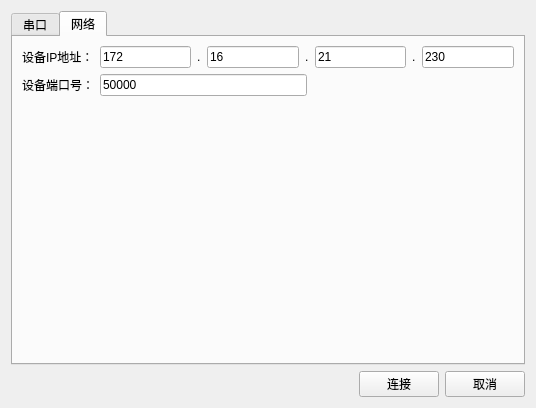
<?xml version="1.0" encoding="UTF-8"?>
<ui version="4.0">
 <class>Connection</class>
 <widget class="QDialog" name="Connection">
  <property name="geometry">
   <rect>
    <x>0</x>
    <y>0</y>
    <width>536</width>
    <height>408</height>
   </rect>
  </property>
  <property name="windowTitle">
   <string>Dialog</string>
  </property>
  <layout class="QVBoxLayout" name="verticalLayout_2">
   <item>
    <layout class="QVBoxLayout" name="verticalLayout">
     <item>
      <widget class="QTabWidget" name="tabWidget">
       <property name="autoFillBackground">
        <bool>true</bool>
       </property>
       <property name="currentIndex">
        <number>1</number>
       </property>
       <widget class="QWidget" name="tab">
        <attribute name="title">
         <string>串口</string>
        </attribute>
        <layout class="QVBoxLayout" name="verticalLayout_3">
         <item>
          <layout class="QHBoxLayout" name="horizontalLayout_2">
           <item>
            <widget class="QLabel" name="label">
             <property name="text">
              <string>串口号：</string>
             </property>
            </widget>
           </item>
           <item>
            <widget class="QComboBox" name="comboBox"/>
           </item>
           <item>
            <widget class="QPushButton" name="pushButton_3">
             <property name="text">
              <string>刷新串口号</string>
             </property>
            </widget>
           </item>
           <item>
            <spacer name="horizontalSpacer_2">
             <property name="orientation">
              <enum>Qt::Horizontal</enum>
             </property>
             <property name="sizeHint" stdset="0">
              <size>
               <width>40</width>
               <height>20</height>
              </size>
             </property>
            </spacer>
           </item>
          </layout>
         </item>
         <item>
          <layout class="QHBoxLayout" name="horizontalLayout_3">
           <item>
            <widget class="QLabel" name="label_2">
             <property name="text">
              <string>波特率：</string>
             </property>
            </widget>
           </item>
           <item>
            <widget class="QComboBox" name="comboBox_2">
             <item>
              <property name="text">
               <string>115200</string>
              </property>
             </item>
             <item>
              <property name="text">
               <string>9600</string>
              </property>
             </item>
            </widget>
           </item>
           <item>
            <spacer name="horizontalSpacer_3">
             <property name="orientation">
              <enum>Qt::Horizontal</enum>
             </property>
             <property name="sizeHint" stdset="0">
              <size>
               <width>40</width>
               <height>20</height>
              </size>
             </property>
            </spacer>
           </item>
          </layout>
         </item>
         <item>
          <spacer name="verticalSpacer">
           <property name="orientation">
            <enum>Qt::Vertical</enum>
           </property>
           <property name="sizeHint" stdset="0">
            <size>
             <width>20</width>
             <height>40</height>
            </size>
           </property>
          </spacer>
         </item>
        </layout>
       </widget>
       <widget class="QWidget" name="tab_2">
        <attribute name="title">
         <string>网络</string>
        </attribute>
        <layout class="QVBoxLayout" name="verticalLayout_4">
         <item>
          <layout class="QHBoxLayout" name="horizontalLayout_4">
           <item>
            <widget class="QLabel" name="label_3">
             <property name="text">
              <string>&lt;html&gt;&lt;head/&gt;&lt;body&gt;&lt;p&gt;设备IP地址：&lt;/p&gt;&lt;/body&gt;&lt;/html&gt;</string>
             </property>
            </widget>
           </item>
           <item>
            <layout class="QHBoxLayout" name="horizontalLayout_5">
             <item>
              <widget class="QLineEdit" name="ipLE1">
               <property name="text">
                <string>172</string>
               </property>
              </widget>
             </item>
             <item>
              <widget class="QLabel" name="label_5">
               <property name="text">
                <string>.</string>
               </property>
              </widget>
             </item>
             <item>
              <widget class="QLineEdit" name="ipLE2">
               <property name="text">
                <string>16</string>
               </property>
              </widget>
             </item>
             <item>
              <widget class="QLabel" name="label_6">
               <property name="text">
                <string>.</string>
               </property>
              </widget>
             </item>
             <item>
              <widget class="QLineEdit" name="ipLE3">
               <property name="text">
                <string>21</string>
               </property>
              </widget>
             </item>
             <item>
              <widget class="QLabel" name="label_7">
               <property name="text">
                <string>.</string>
               </property>
              </widget>
             </item>
             <item>
              <widget class="QLineEdit" name="ipLE4">
               <property name="text">
                <string>230</string>
               </property>
              </widget>
             </item>
            </layout>
           </item>
          </layout>
         </item>
         <item>
          <layout class="QHBoxLayout" name="horizontalLayout_6">
           <item>
            <widget class="QLabel" name="label_4">
             <property name="text">
              <string>设备端口号：</string>
             </property>
            </widget>
           </item>
           <item>
            <widget class="QLineEdit" name="PortLE">
             <property name="text">
              <string>50000</string>
             </property>
            </widget>
           </item>
           <item>
            <spacer name="horizontalSpacer_4">
             <property name="orientation">
              <enum>Qt::Horizontal</enum>
             </property>
             <property name="sizeHint" stdset="0">
              <size>
               <width>40</width>
               <height>20</height>
              </size>
             </property>
            </spacer>
           </item>
          </layout>
         </item>
         <item>
          <spacer name="verticalSpacer_2">
           <property name="orientation">
            <enum>Qt::Vertical</enum>
           </property>
           <property name="sizeHint" stdset="0">
            <size>
             <width>20</width>
             <height>40</height>
            </size>
           </property>
          </spacer>
         </item>
        </layout>
       </widget>
      </widget>
     </item>
     <item>
      <layout class="QHBoxLayout" name="horizontalLayout">
       <item>
        <spacer name="horizontalSpacer">
         <property name="orientation">
          <enum>Qt::Horizontal</enum>
         </property>
         <property name="sizeHint" stdset="0">
          <size>
           <width>40</width>
           <height>20</height>
          </size>
         </property>
        </spacer>
       </item>
       <item>
        <widget class="QPushButton" name="ConectBt">
         <property name="text">
          <string>连接</string>
         </property>
        </widget>
       </item>
       <item>
        <widget class="QPushButton" name="CancelBt">
         <property name="text">
          <string>取消</string>
         </property>
        </widget>
       </item>
      </layout>
     </item>
    </layout>
   </item>
  </layout>
 </widget>
 <resources/>
 <connections>
  <connection>
   <sender>CancelBt</sender>
   <signal>clicked()</signal>
   <receiver>Connection</receiver>
   <slot>close()</slot>
   <hints>
    <hint type="sourcelabel">
     <x>524</x>
     <y>396</y>
    </hint>
    <hint type="destinationlabel">
     <x>559</x>
     <y>497</y>
    </hint>
   </hints>
  </connection>
  <connection>
   <sender>label</sender>
   <signal>linkActivated(QString)</signal>
   <receiver>comboBox</receiver>
   <slot>setEditText(QString)</slot>
   <hints>
    <hint type="sourcelabel">
     <x>75</x>
     <y>85</y>
    </hint>
    <hint type="destinationlabel">
     <x>162</x>
     <y>92</y>
    </hint>
   </hints>
  </connection>
 </connections>
</ui>
